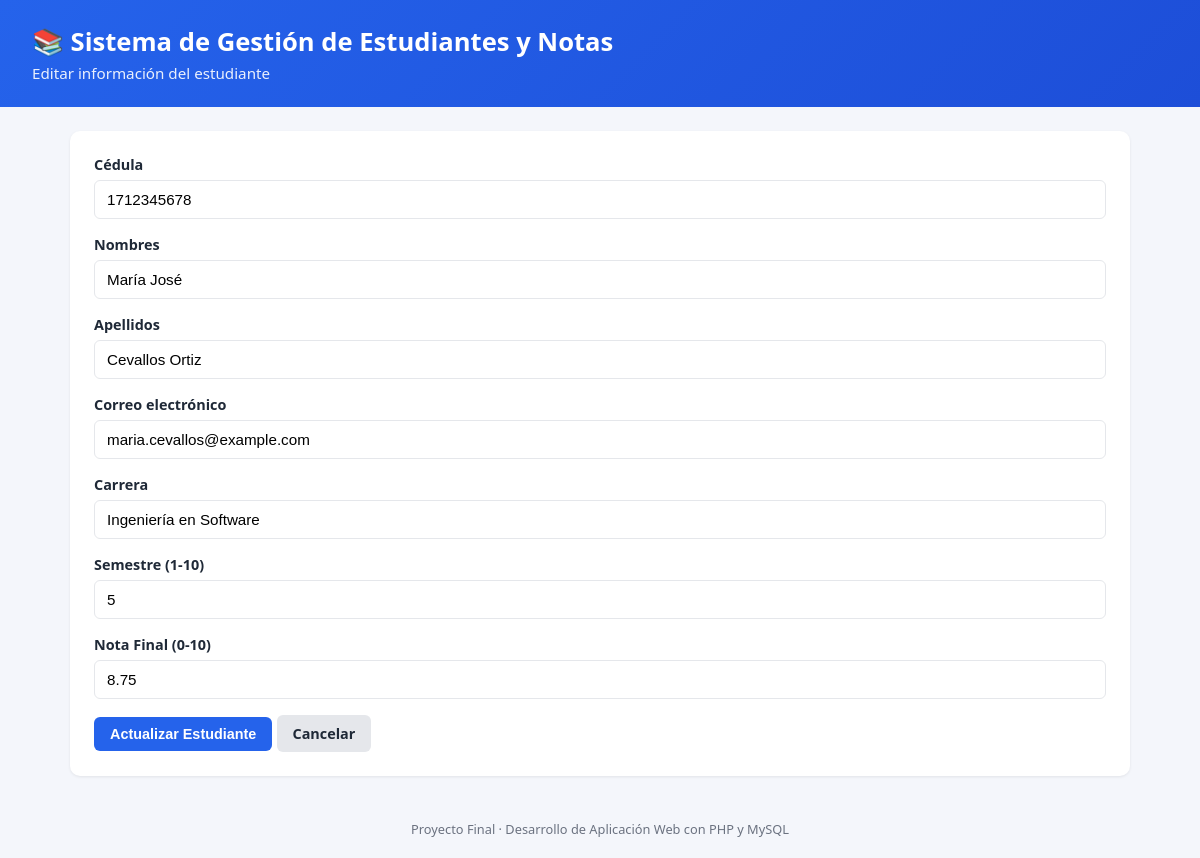
The page /edit.php?id=1 on the database its author committed.
### tables this page shows
CREATE TABLE IF NOT EXISTS estudiantes (
    id INT AUTO_INCREMENT PRIMARY KEY,
    cedula VARCHAR(10) NOT NULL UNIQUE,
    nombres VARCHAR(80) NOT NULL,
    apellidos VARCHAR(80) NOT NULL,
    email VARCHAR(120) NOT NULL UNIQUE,
    carrera VARCHAR(100) NOT NULL,
    semestre TINYINT UNSIGNED NOT NULL,
    nota_final DECIMAL(4,2) NOT NULL DEFAULT 0.00,
    fecha_registro TIMESTAMP DEFAULT CURRENT_TIMESTAMP,
    fecha_actualizacion TIMESTAMP DEFAULT CURRENT_TIMESTAMP ON UPDATE CURRENT_TIMESTAMP,

    CONSTRAINT chk_semestre CHECK (semestre BETWEEN 1 AND 10),
    CONSTRAINT chk_nota CHECK (nota_final BETWEEN 0 AND 10)
);

### src/functions.php (called while the page is built, shortened)
<?php
function limpiar(string $valor): string
{
    return htmlspecialchars(trim($valor), ENT_QUOTES, 'UTF-8');
}

### edit.php (the view, shortened to what this page needs)
<?php
require_once __DIR__ . '/src/functions.php';
$pdo = getDBConnection();
$id = filter_input(INPUT_GET, 'id', FILTER_VALIDATE_INT);
$stmtGet = $pdo->prepare('SELECT * FROM estudiantes WHERE id = ?');
$stmtGet->execute([$id]);
$estudiante = $stmtGet->fetch();
$datos = $estudiante;
?>
<!DOCTYPE html>
<html lang="es">
<head>
    <link rel="stylesheet" href="public/css/style.css">
</head>
<body>
    <header class="app-header">
        <h1>📚 Sistema de Gestión de Estudiantes y Notas</h1>
        <p>Editar información del estudiante</p>
    </header>
    <main>
        <div class="card">
            <form id="form-estudiante" method="POST" novalidate>
                <div class="field">
                    <label for="cedula">Cédula</label>
                    <input type="text" id="cedula" name="cedula" maxlength="10" pattern="\d{10}"
                           value="<?= limpiar($datos['cedula']) ?>" required>
                </div>
                <div class="field">
                    <label for="nombres">Nombres</label>
                    <input type="text" id="nombres" name="nombres" maxlength="80"
                           value="<?= limpiar($datos['nombres']) ?>" required>
                </div>
                <div class="field">
                    <label for="apellidos">Apellidos</label>
                    <input type="text" id="apellidos" name="apellidos" maxlength="80"
                           value="<?= limpiar($datos['apellidos']) ?>" required>
                </div>
                <div class="field">
                    <label for="email">Correo electrónico</label>
                    <input type="email" id="email" name="email" maxlength="120"
                           value="<?= limpiar($datos['email']) ?>" required>
                </div>
                <div class="field">
                    <label for="carrera">Carrera</label>
                    <input type="text" id="carrera" name="carrera" maxlength="100"
                           value="<?= limpiar($datos['carrera']) ?>" required>
                </div>
                <div class="field">
                    <label for="semestre">Semestre (1-10)</label>
                    <input type="number" id="semestre" name="semestre" min="1" max="10"
                           value="<?= limpiar((string)$datos['semestre']) ?>" required>
                </div>
                <div class="field">
                    <label for="nota_final">Nota Final (0-10)</label>
                    <input type="number" id="nota_final" name="nota_final" min="0" max="10" step="0.01"
                           value="<?= limpiar((string)$datos['nota_final']) ?>" required>
                </div>
                <button type="submit" class="btn btn-primary">Actualizar Estudiante</button>
                <a href="index.php" class="btn btn-secondary">Cancelar</a>
            </form>
        </div>
    </main>
    <footer>Proyecto Final &middot; Desarrollo de Aplicación Web con PHP y MySQL</footer>
</body>
</html>

### public/css/style.css (style rules this page uses)
:root { --primary: #2563eb; --primary-dark: #1d4ed8; --danger: #dc2626; --success: #16a34a; --bg: #f4f6fb; --card: #ffffff; --text: #1f2937; --muted: #6b7280; --border: #e5e7eb; }
* { box-sizing: border-box; }
body { margin: 0; font-family: 'Segoe UI', Roboto, Arial, sans-serif; background: var(--bg); color: var(--text); }
header.app-header { background: linear-gradient(135deg, var(--primary), var(--primary-dark)); color: #fff; padding: 24px 32px; }
header.app-header h1 { margin: 0; font-size: 1.6rem; }
header.app-header p { margin: 4px 0 0; opacity: 0.9; font-size: 0.95rem; }
main { max-width: 1100px; margin: 24px auto; padding: 0 20px; }
.card { background: var(--card); border-radius: 10px; padding: 24px; box-shadow: 0 1px 3px rgba(0,0,0,0.08); margin-bottom: 24px; }
.btn { display: inline-block; padding: 9px 16px; border-radius: 6px; border: none; cursor: pointer; font-size: 0.9rem; text-decoration: none; font-weight: 600; }
.btn-primary { background: var(--primary); color: #fff; }
.btn-secondary { background: #e5e7eb; color: var(--text); }
form .field { margin-bottom: 16px; }
label { display: block; margin-bottom: 6px; font-weight: 600; font-size: 0.9rem; }
input, select { width: 100%; padding: 10px 12px; border: 1px solid var(--border); border-radius: 6px; font-size: 0.95rem; }
footer { text-align: center; color: var(--muted); font-size: 0.8rem; padding: 20px; }

### rows shown on the page
estudiantes: cedula "1712345678", nombres "María José", apellidos "Cevallos Ortiz", email "maria.cevallos@example.com", carrera "Ingeniería en Software", semestre "5", nota_final "8.75"
